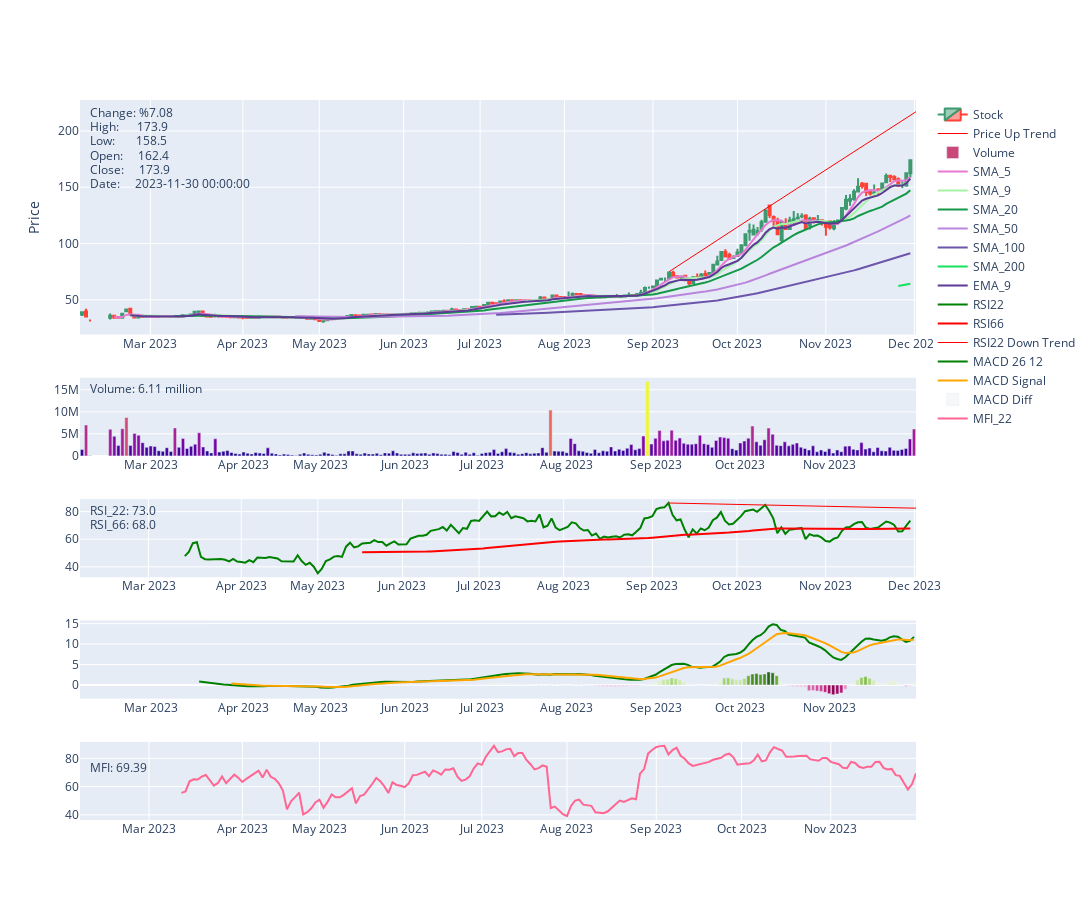

The notebook cell this image was saved under:
### Code cell
ticker = 'BTCIM.IS'
graph_data = str1.getData(f"{ticker}", startDate + dt.timedelta(days = 200), endDate + dt.timedelta(days = 2), SMA = [5, 9, 20, 50, 100, 200], EMA = [9], interval = '1d')
Candle_graph(df = graph_data, date1 = res.loc[ticker, 'Date1'], date2 = res.loc[ticker, 'Date2'])

### Figure 1 — Plotly figure (JSON) as saved in the notebook; plotly's stock layout.template omitted (floating-point values rounded to 4 significant figures; data arrays with more than 128 entries replaced by an {"elided": "..."} marker saying what was removed)
{"data": [{"close": {"elided": "203 float values"}, "high": {"elided": "203 float values"}, "low": {"elided": "203 float values"}, "name": "Stock", "open": {"elided": "203 float values"}, "type": "candlestick", "x": {"elided": "203 str values"}, "xaxis": "x", "yaxis": "y"}, {"line": {"color": "red", "dash": "solid", "width": 1}, "mode": "lines", "name": "Price Up Trend", "type": "scatter", "x": ["2023-09-07T00:00:00", "2023-10-11T00:00:00", "2023-12-01T09:46:06.060687"], "xaxis": "x", "y": [75, 130.9, 217.1], "yaxis": "y"}, {"marker": {"color": {"elided": "203 int values"}}, "name": "Volume", "type": "bar", "x": {"elided": "203 str values"}, "xaxis": "x2", "y": {"elided": "203 int values"}, "yaxis": "y2"}, {"line": {"color": "#e77ad1", "dash": "solid", "width": 2}, "mode": "lines", "name": "SMA_5", "type": "scatter", "x": {"elided": "203 str values"}, "xaxis": "x", "y": {"elided": "203 float values"}, "yaxis": "y"}, {"line": {"color": "#a6f3a6", "dash": "solid", "width": 2}, "mode": "lines", "name": "SMA_9", "type": "scatter", "x": {"elided": "203 str values"}, "xaxis": "x", "y": {"elided": "203 float values"}, "yaxis": "y"}, {"line": {"color": "#159948", "dash": "solid", "width": 2}, "mode": "lines", "name": "SMA_20", "type": "scatter", "x": {"elided": "203 str values"}, "xaxis": "x", "y": {"elided": "203 float values"}, "yaxis": "y"}, {"line": {"color": "#ba85dc", "dash": "solid", "width": 2}, "mode": "lines", "name": "SMA_50", "type": "scatter", "x": {"elided": "203 str values"}, "xaxis": "x", "y": {"elided": "203 float values"}, "yaxis": "y"}, {"line": {"color": "#6d55ab", "dash": "solid", "width": 2}, "mode": "lines", "name": "SMA_100", "type": "scatter", "x": {"elided": "203 str values"}, "xaxis": "x", "y": {"elided": "203 float values"}, "yaxis": "y"}, {"line": {"color": "#17e25e", "dash": "solid", "width": 2}, "mode": "lines", "name": "SMA_200", "type": "scatter", "x": {"elided": "203 str values"}, "xaxis": "x", "y": {"elided": "203 float values"}, "yaxis": "y"}, {"line": {"color": "#5d3a97", "dash": "solid", "width": 2}, "mode": "lines", "name": "EMA_9", "type": "scatter", "x": {"elided": "203 str values"}, "xaxis": "x", "y": {"elided": "203 float values"}, "yaxis": "y"}, {"line": {"color": "green", "dash": "solid", "width": 2}, "mode": "lines", "name": "RSI22", "type": "scatter", "x": {"elided": "203 str values"}, "xaxis": "x3", "y": {"elided": "203 float values"}, "yaxis": "y3"}, {"line": {"color": "red", "dash": "solid", "width": 2}, "mode": "lines", "name": "RSI66", "type": "scatter", "x": {"elided": "203 str values"}, "xaxis": "x3", "y": {"elided": "203 float values"}, "yaxis": "y3"}, {"line": {"color": "red", "dash": "solid", "width": 1}, "mode": "lines", "name": "RSI22 Down Trend", "type": "scatter", "x": ["2023-09-07T00:00:00", "2023-10-11T00:00:00", "2023-12-01T09:46:06.294197"], "xaxis": "x3", "y": [86.23, 84.75, 82.47], "yaxis": "y3"}, {"line": {"color": "green", "dash": "solid", "width": 2}, "mode": "lines", "name": "MACD 26 12", "type": "scatter", "x": {"elided": "203 str values"}, "xaxis": "x4", "y": {"elided": "203 float values"}, "yaxis": "y4"}, {"line": {"color": "orange", "dash": "solid", "width": 2}, "mode": "lines", "name": "MACD Signal", "type": "scatter", "x": {"elided": "203 str values"}, "xaxis": "x4", "y": {"elided": "203 float values"}, "yaxis": "y4"}, {"marker": {"color": {"elided": "203 float values"}}, "name": "MACD Diff", "type": "bar", "x": {"elided": "203 str values"}, "xaxis": "x4", "y": {"elided": "203 float values"}, "yaxis": "y4"}, {"marker": {"color": {"elided": "203 float values"}}, "mode": "lines", "name": "MFI_22", "type": "scatter", "x": {"elided": "203 str values"}, "xaxis": "x5", "y": {"elided": "203 float values"}, "yaxis": "y5"}], "layout": {"annotations": [{"showarrow": false, "text": "Change: %7.08", "x": 0.01, "xref": "x domain", "y": 0.99, "yref": "y domain"}, {"showarrow": false, "text": "High:      173.9", "x": 0.01, "xref": "x domain", "y": 0.93, "yref": "y domain"}, {"showarrow": false, "text": "Low:       158.5", "x": 0.01, "xref": "x domain", "y": 0.87, "yref": "y domain"}, {"showarrow": false, "text": "Open:     162.4", "x": 0.01, "xref": "x domain", "y": 0.81, "yref": "y domain"}, {"showarrow": false, "text": "Close:     173.9", "x": 0.01, "xref": "x domain", "y": 0.75, "yref": "y domain"}, {"showarrow": false, "text": "Date:     2023-11-30 00:00:00", "x": 0.01, "xref": "x domain", "y": 0.69, "yref": "y domain"}, {"showarrow": false, "text": "Volume: 6.11 million", "x": 0.01, "xref": "x2 domain", "y": 0.99, "yref": "y2 domain"}, {"showarrow": false, "text": "RSI_22: 73.0", "x": 0.01, "xref": "x3 domain", "y": 0.99, "yref": "y3 domain"}, {"showarrow": false, "text": "RSI_66: 68.0", "x": 0.01, "xref": "x3 domain", "y": 0.81, "yref": "y3 domain"}, {"showarrow": false, "text": "MFI: 69.39", "x": 0.01, "xref": "x5 domain", "y": 0.81, "yref": "y5 domain"}], "height": 900, "width": 1400, "xaxis": {"anchor": "y", "domain": [0, 1], "rangebreaks": [{"bounds": ["sat", "mon"]}, {"values": ["2023-01-01", "2023-04-23", "2023-05-01", "2023-05-19", "2023-07-15", "2023-08-30", "2023-10-29", "2023-04-21", "2023-04-22", "2023-06-28", "2023-06-29", "2023-06-30", "2023-07-01"]}], "rangeslider": {"visible": false}}, "xaxis2": {"anchor": "y2", "domain": [0, 1], "rangebreaks": [{"bounds": ["sat", "mon"]}, {"values": ["2023-01-01", "2023-04-23", "2023-05-01", "2023-05-19", "2023-07-15", "2023-08-30", "2023-10-29", "2023-04-21", "2023-04-22", "2023-06-28", "2023-06-29", "2023-06-30", "2023-07-01"]}]}, "xaxis3": {"anchor": "y3", "domain": [0, 1], "rangebreaks": [{"bounds": ["sat", "mon"]}, {"values": ["2023-01-01", "2023-04-23", "2023-05-01", "2023-05-19", "2023-07-15", "2023-08-30", "2023-10-29", "2023-04-21", "2023-04-22", "2023-06-28", "2023-06-29", "2023-06-30", "2023-07-01"]}]}, "xaxis4": {"anchor": "y4", "domain": [0, 1], "rangebreaks": [{"bounds": ["sat", "mon"]}, {"values": ["2023-01-01", "2023-04-23", "2023-05-01", "2023-05-19", "2023-07-15", "2023-08-30", "2023-10-29", "2023-04-21", "2023-04-22", "2023-06-28", "2023-06-29", "2023-06-30", "2023-07-01"]}]}, "xaxis5": {"anchor": "y5", "domain": [0, 1], "rangebreaks": [{"bounds": ["sat", "mon"]}, {"values": ["2023-01-01", "2023-04-23", "2023-05-01", "2023-05-19", "2023-07-15", "2023-08-30", "2023-10-29", "2023-04-21", "2023-04-22", "2023-06-28", "2023-06-29", "2023-06-30", "2023-07-01"]}]}, "yaxis": {"anchor": "x", "domain": [0.6743, 1], "title": {"text": "Price"}}, "yaxis2": {"anchor": "x2", "domain": [0.5057, 0.6143]}, "yaxis3": {"anchor": "x3", "domain": [0.3371, 0.4457]}, "yaxis4": {"anchor": "x4", "domain": [0.1686, 0.2771]}, "yaxis5": {"anchor": "x5", "domain": [0, 0.1086]}}}
